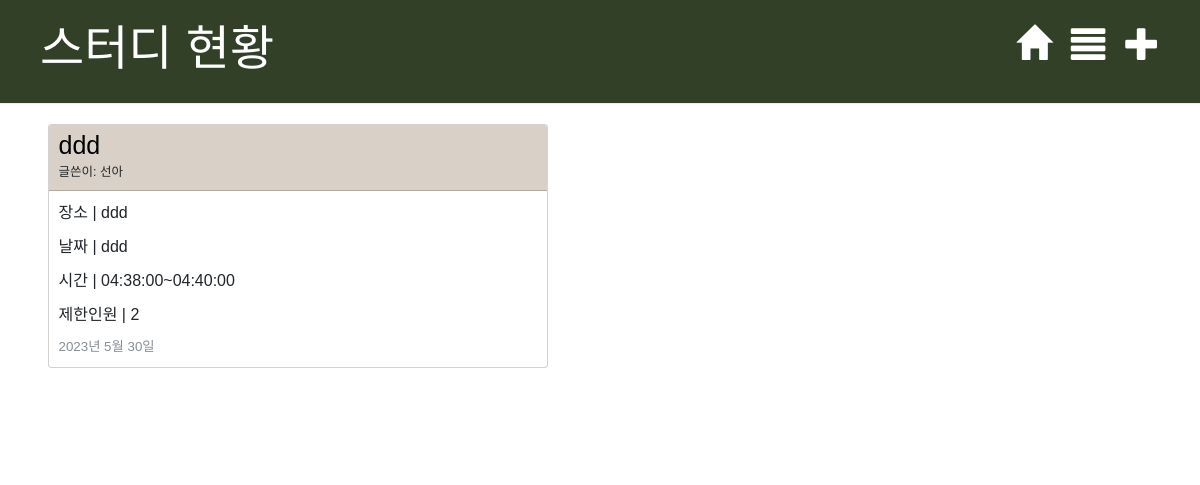
The page /blog/ on the database as committed earlier.
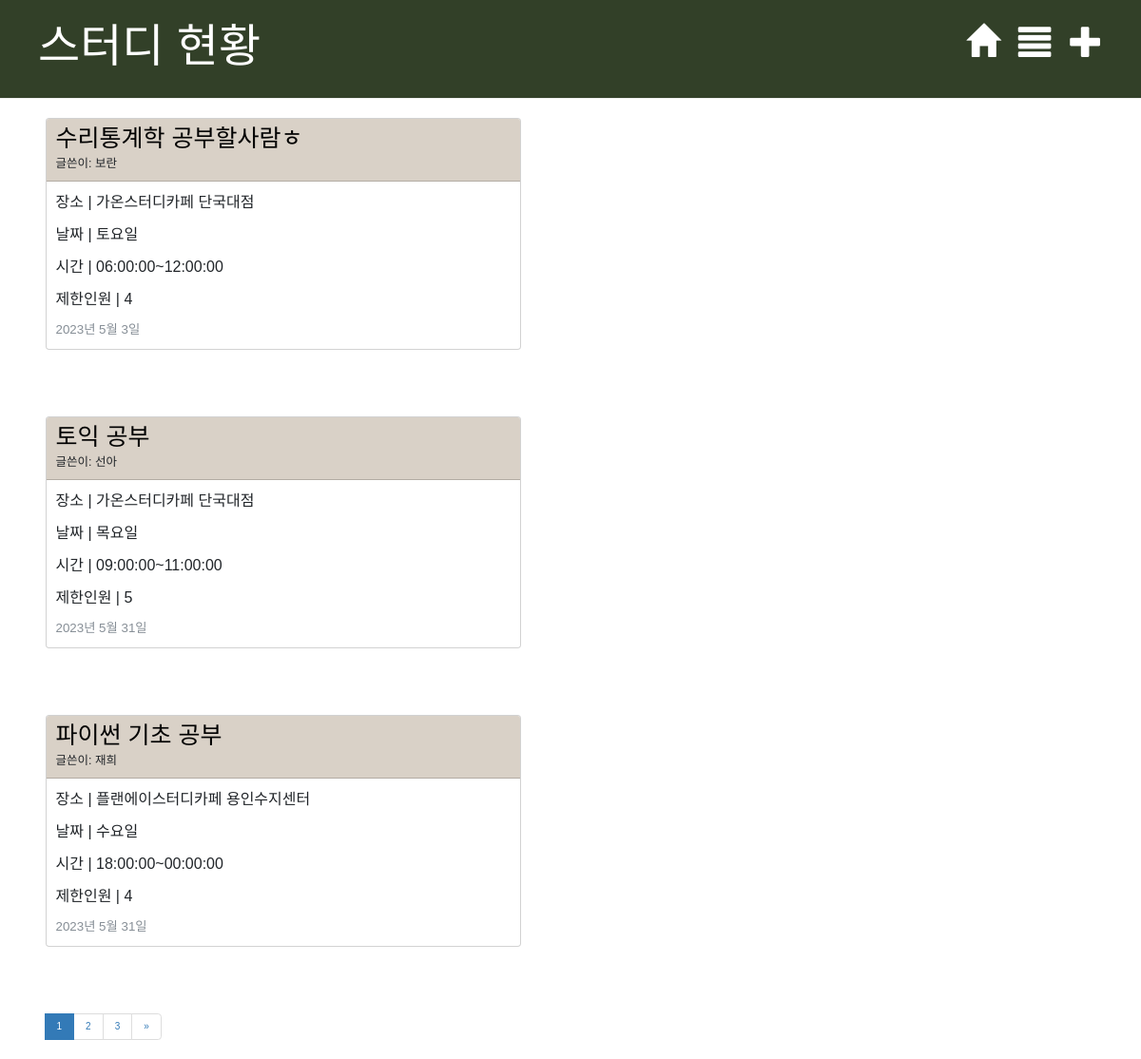
The same page on the database as committed later.
### blog/models.py (models this page shows, shortened)
class Post(models.Model):
    author = models.ForeignKey('accounts.User', on_delete=models.CASCADE)
    published_date = models.DateField(default=timezone.now)
    title = models.CharField(max_length=30)
    study_place = models.CharField(max_length=30)
    study_day = models.CharField(max_length=30)
    start_date = models.DateField(default=timezone.now)
    end_date = models.DateField(blank=False, null=False)
    start_time = models.TimeField(blank=False, null=False)
    end_time = models.TimeField(blank=False, null=False)
    limit_people = models.IntegerField(default=2)
    text = models.TextField(default='', blank=True)

### accounts/models.py (models this page shows)
class User(models.Model):
    username = models.CharField(max_length=128)
    useremail = models.EmailField(max_length=128)
    password = models.CharField(max_length=128)
    created_at = models.DateTimeField(auto_now_add=True)
    def __str__(self):
        return self.username
    class Meta:
        db_table = 'cafeProject_user'
        verbose_name = '카페앱 사용자'
        verbose_name_plural = '카페앱 사용자'

### blog/views.py (the view)
# urls.py: path('', views.post_list, name='post_list'),
def post_list(request):
    posts = Post.objects.filter(published_date__lte=timezone.now()).order_by('published_date')
    page = request.GET.get('page')
    paginator = Paginator(posts, 3)
    try:
        paginated_list = paginator.get_page(page)
    except PageNotAnInteger:
        page = 1
        paginated_list = paginator.get_page(page)
    except EmptyPage:
        page = paginator.num_pages
        paginated_list = paginator.get_page(page)
    return render(request, 'blog/post_list.html', {'posts': posts, 'paginated_list': paginated_list, 'paginator': paginator})

### blog/templates/blog/post_list.html (shortened to what this page needs)
{% extends 'blog/base.html' %}
    {% block content %}
        {% for post in paginated_list %}
            <div class="post">
                <div class="d-grid gap-3">
                <div class="card" style="width: 50rem;">
                    <div class="card-header" style="background-color:#D9D1C7;">
                        <h1><a href="{% url 'post_detail' pk=post.pk %}">{{ post.title }}</a></h1>
                        <h5>글쓴이: {{ post.author }}</h5>
                    </div>
                    <div class="card-body">
                        <p>장소 | {{ post.study_place|linebreaksbr }}</p>
                        <p>날짜 | {{ post.study_day|linebreaksbr }}</p>
                        <p>시간 | {{ post.start_time|linebreaksbr }}~{{ post.end_time|linebreaksbr }}</p>
                        <p>제한인원 | {{ post.limit_people|linebreaksbr }}</p>
                        <div class="date">
                            {{ post.published_date }}
                        </div>
                    </div>
                </div>
                </div>
            </div>
        {% endfor %}
    <nav aria-label="study_pagination">
        <ul class="pagination">
        {% if paginated_list.has_other_pages %}
        <li class="page-item">
            {% for page in paginator.page_range %}
            {% if page >= paginated_list.number|add:-5 and page <= paginated_list.number|add:5 %}
            {% if page == paginated_list.number %}
            <li class="page-item active" aria-current="page"><a class="page-link" href="?page={{ page }}">{{ page }}</a></li>
            {% else %}
            <li class="page-item"><a class="page-link" href="?page={{ page }}">{{ page }}</a></li>
            {% endif %}
            {% endif %}
            {% endfor %}
            {% if paginated_list.has_next %}
            <li class = "page-item">
                <a class="page-link" href="?page={{ paginated_list.next_page_number }}" aria-label = "Next">
                    <span aria-hidden="true">&raquo;</span></a>
            </li>
            {% endif %}
        </li>
        </ul>
        {% endif %}
    </nav>
    {% endblock %}

### blog/templates/blog/base.html (shortened to what this page needs)
{% load static %}
<!doctype html>
<html lang="en">
    <head>
        <link rel="stylesheet" href="//maxcdn.bootstrapcdn.com/bootstrap/3.2.0/css/bootstrap.min.css">
        <link rel="stylesheet" href="//maxcdn.bootstrapcdn.com/bootstrap/3.2.0/css/bootstrap-theme.min.css">
        <link rel="stylesheet" href="https://cdn.jsdelivr.net/npm/bootstrap-icons@1.10.5/font/bootstrap-icons.css">
        <link href="https://cdn.jsdelivr.net/npm/bootstrap@5.2.3/dist/css/bootstrap.min.css" rel="stylesheet">
        <link rel="stylesheet" href="{% static 'css/blog.css' %}">
    </head>
    <body>
        <div class="page-header">
            <a href="{% url 'post_new' %}" class="top-menu"><span class="glyphicon glyphicon-plus"></span></a>
            <a href="/blog" class="top-menu"><span class="glyphicon glyphicon-align-justify"></span></a>
            <a href="/" class="top-menu"><span class="glyphicon glyphicon-home"></span></a>
            <h1><a href="/blog">스터디 현황</a></h1>
        </div>
        <div class="content container">
            <div class="row">
                <div class="col-md-8">
                {% block content %}
                {% endblock %}
                </div>
            </div>
        </div>
    </body>
</html>

### blog/static/css/blog.css (style rules this page uses)
.page-header { background-color: #324028; margin-top: 0; padding: 20px 20px 20px 40px; }
.page-header h1, .page-header h1 a, .page-header h1 a:visited, .page-header h1 a:active { color: #ffffff; font-size: 36pt; text-decoration: none; font-family: 'Noto Sans KR', sans-serif; }
.content { text-decoration: none; font-family: 'Noto Sans KR', sans-serif; font-size: 12pt; margin-left: 40px; }
.date { color: #868e96; font-size: 10pt; }
.top-menu, .top-menu:hover, .top-menu:visited { color: #ffffff; float: right; font-size: 26pt; margin-right: 20px; }
.post { margin-bottom: 70px; }
.post h1 a, .post h1 a:visited { color: #000000; text-decoration: none; }

Rows that differ between the two databases and show on the page:
removed Post: title "ddd", author "선아", study_place "ddd", study_day "ddd", start_time "04:38:00", end_time "04:40:00", limit_people "2", published_date "2023년 5월 30일"
added Post: title "수리통계학 공부할사람ㅎ", author "보란", study_place "가온스터디카페 단국대점", study_day "토요일", start_time "06:00:00", end_time "12:00:00", limit_people "4", published_date "2023년 5월 3일"
added Post: title "토익 공부", author "선아", study_place "가온스터디카페 단국대점", study_day "목요일", start_time "09:00:00", end_time "11:00:00", limit_people "5", published_date "2023년 5월 31일"
added Post: title "파이썬 기초 공부", author "재희", study_place "플랜에이스터디카페 용인수지센터", study_day "수요일", start_time "18:00:00", end_time "00:00:00", limit_people "4", published_date "2023년 5월 31일"
Other text that changed with them:
new list line: "1"
new list line: "2"
new list line: "3"
